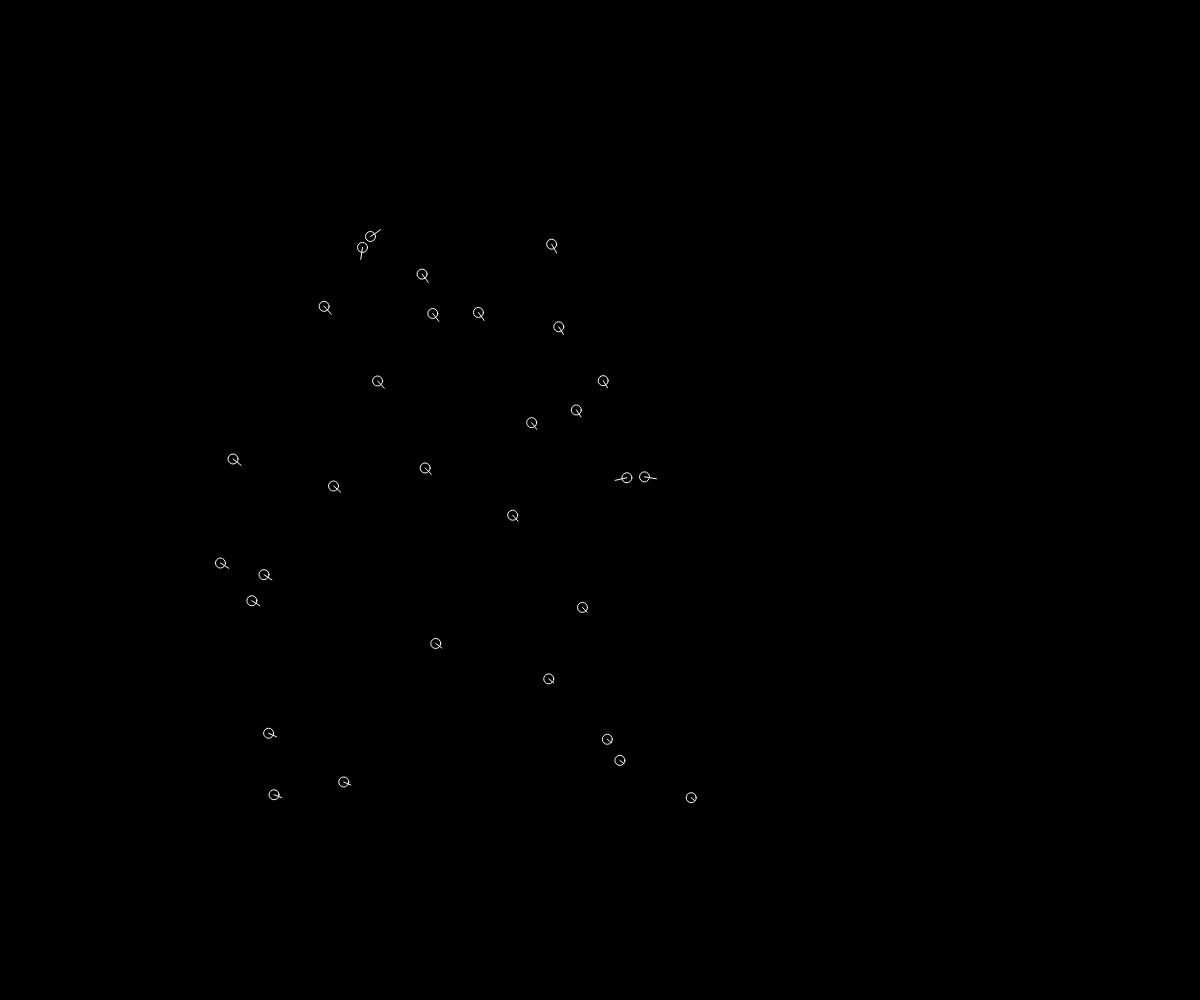
Frame 1 (no input)
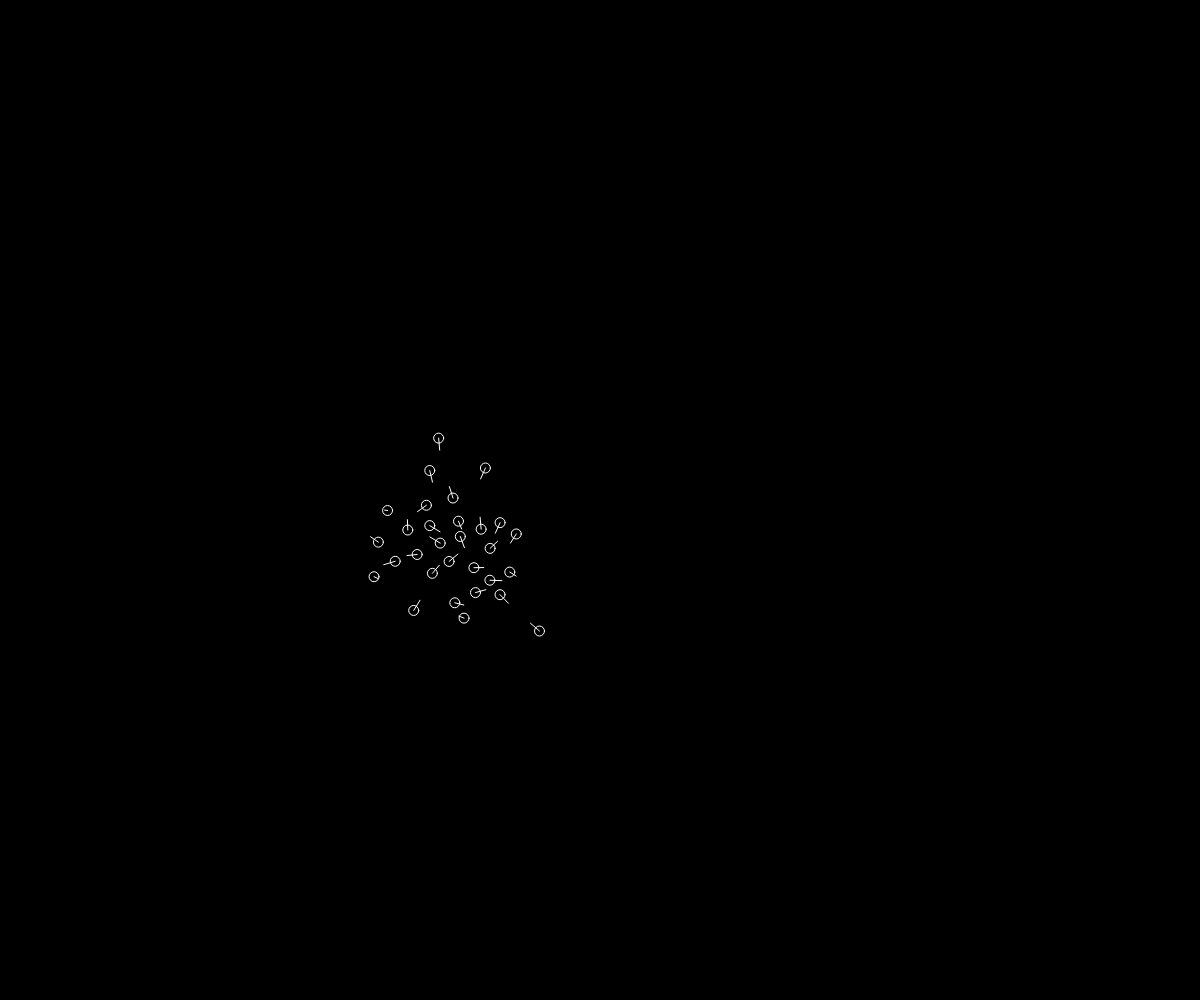
Frame 60 (no input)
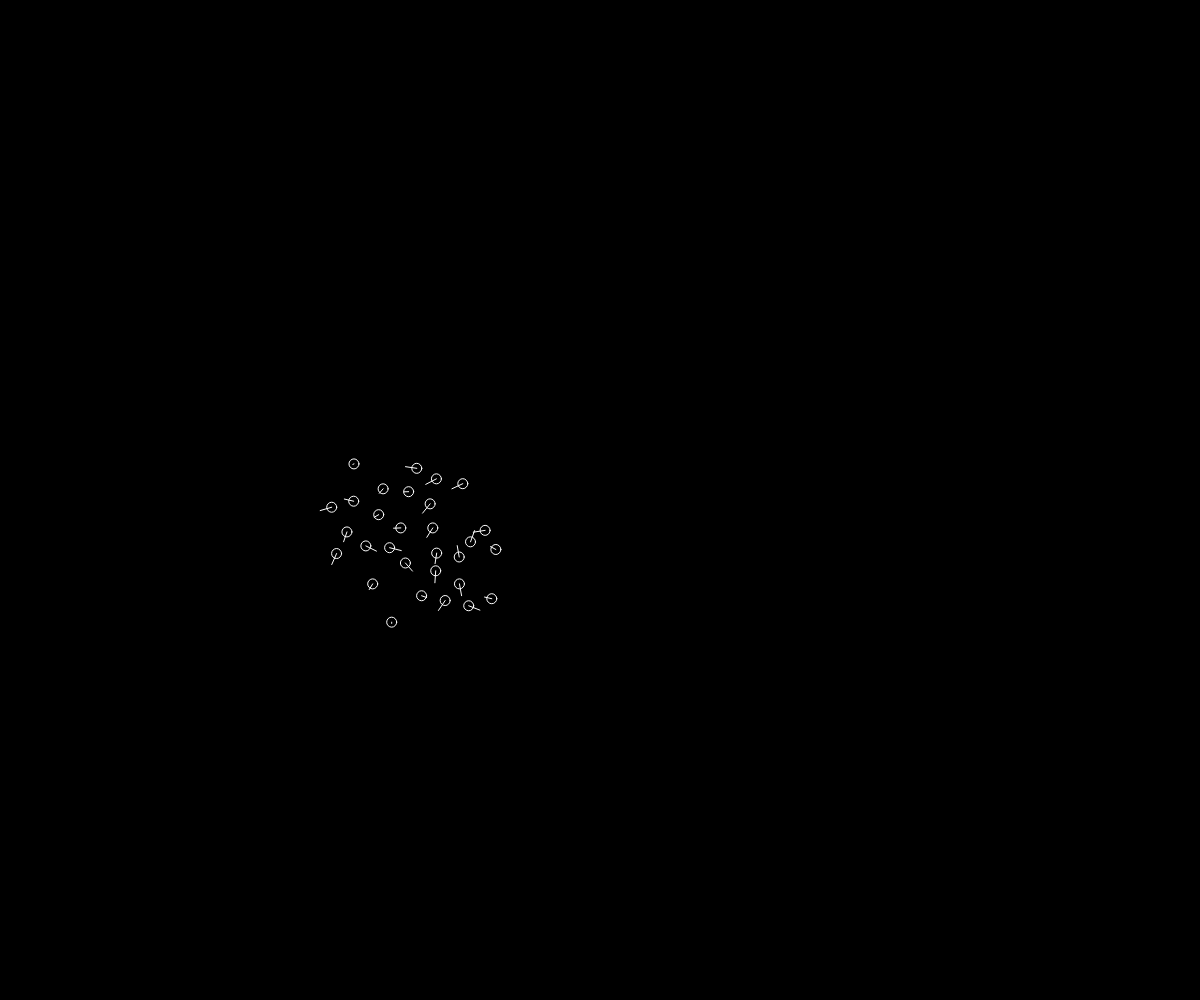
Frame 120 (the mouse pressed at the canvas centre since frame 60)

The p5.js sketch that drew these frames (run headless with seeded random() and noise() and a simulated clock; from frame 60 on, the mouse is pressed at the canvas centre):

// p5.js sketch
// ── sketch.js
const Boid = []


function setup() {
    frameRate(20)
    createCanvas(window.innerWidth, window.innerHeight)
    background(255)
   noFill()
    stroke(255,255,255)
    for(let i = 0; i<30;i++){
        Boid.push(new Bird(200+random(500),200+random(600),2, 2,i))
    }
}


function draw() {
    background(0)
    Boid.forEach(bird => {
        bird.draw()
    })
}


class Bird {
    constructor(x, y, vx, vy, id) {
        this.x = x
        this.y = y
        this.vx = vx
        this.vy = vy
        this.id = id

        this.v1 = createVector(0,0)
        this.v2 = createVector(0,0)
        this.v3 = createVector(0,0)
    }
    update(){
        const speed = 4
        this.vx += this.v1.x + 0.8*this.v2.x + 0.1*this.v3.x
        this.vy += this.v1.y + 0.8*this.v2.y + 0.1*this.v3.y

        const movement = Math.sqrt(this.vx*this.vx+this.vy*this.vy)
        if(movement > speed) {
            this.vx = (this.vx / movement) * speed
            this.vy = (this.vy / movement) * speed
        }
        this.x += this.vx
        this.y += this.vy
    }
    draw(){
        this.v1.set(0,0)
        this.v2.set(0,0)
        this.v3.set(0,0)
        this.center()
        this.avoid()
        this.average()
        this.update()
        ellipse(this.x, this.y, 10, 10)
        line(this.x, this.y, this.x + this.vx*3, this.y + this.vy*3)
    }
    center(){
        Boid.forEach(bird => {
            if(this.id !== bird.id){
                this.v1.x += bird.x
                this.v1.y += bird.y
            }
        })
        this.v1.x /= Boid.length -1
        this.v1.y /= Boid.length -1


        this.v1.x = (this.v1.x - this.x)/300
        this.v1.y = (this.v1.y - this.y)/300
    }
    avoid(){
        const DIST_THRESHOLD = 20
        Boid.forEach(bird => {
            if(dist(this.x, this.y, bird.x, bird.y) < DIST_THRESHOLD){
                this.v2.x -= (bird.x - this.x)
                this.v2.y -= (bird.y - this.y)
            }
        })
    }
    average(){
        Boid.forEach(bird => {
            if(this.id !== bird.id){
                this.v3.x += bird.vx
                this.v3.y += bird.vy
            }
        })
        this.v3.x /= Boid.length-1
        this.v3.y /= Boid.length-1
        this.v3.x = (this.v3.x - this.vx)/2
        this.v3.y = (this.v3.y - this.vy)/2
    }
}
